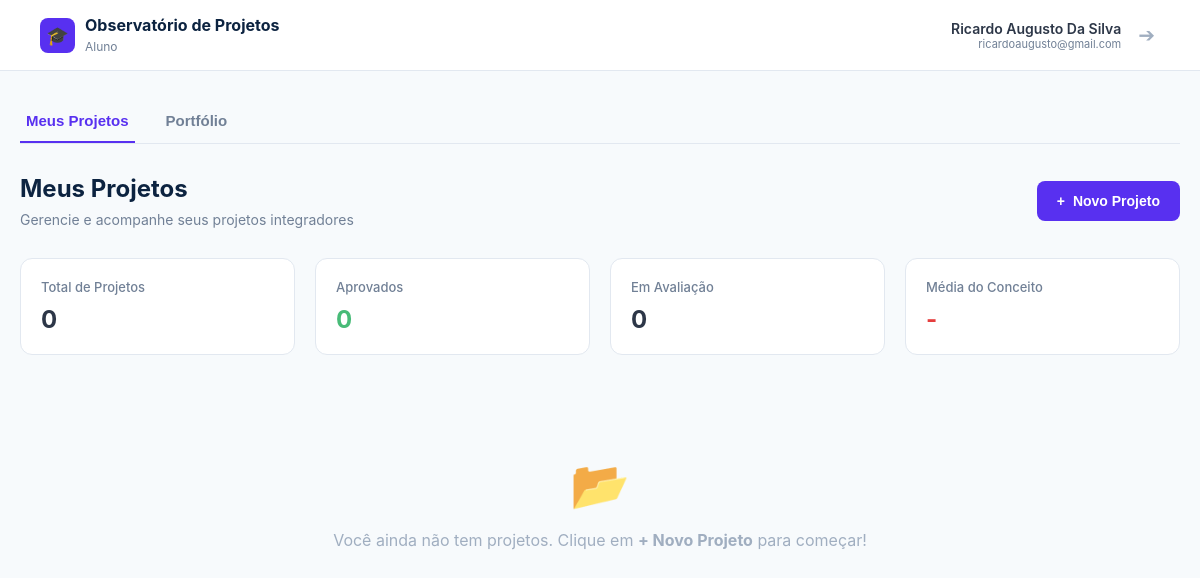
Before: /dashboard/ (signed in) with the older database file.
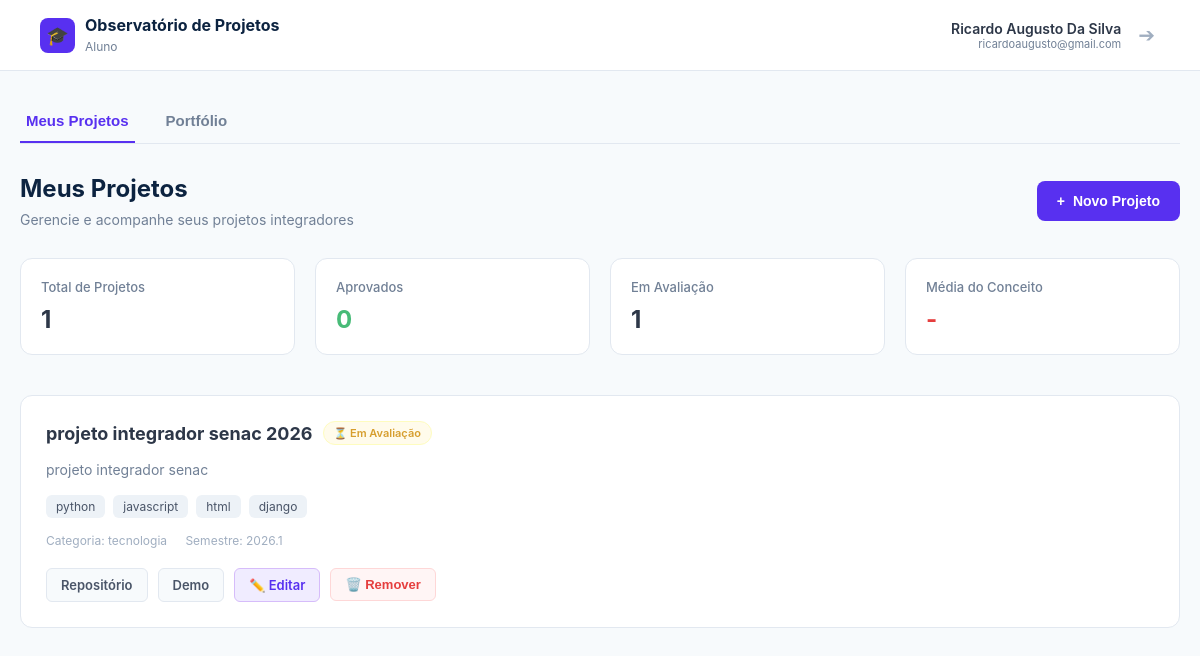
After: the same page with the newer database file.
### app_cadastro_projeto/models.py (models this page shows, shortened)
class PerfilUsuario(models.Model):
    OPCOES_PERFIL = [
        ('aluno', 'Aluno'),
        ('professor', 'Professor'),
        ('administracao', 'Administração'),
        ('empresa', 'Empresa'),
    ]
    user = models.OneToOneField(User, on_delete=models.CASCADE, related_name='perfil')
    tipo_usuario = models.CharField(max_length=20, choices=OPCOES_PERFIL, default='aluno')
    matricula = models.CharField(max_length=50, blank=True, null=True)
    telefone = models.CharField(max_length=20, blank=True, null=True)
    foto = models.ImageField(upload_to='fotos_perfil/', blank=True, null=True)
    bio = models.TextField(blank=True, null=True)
    ativo = models.BooleanField(default=True)
    criado_em = models.DateTimeField(auto_now_add=True)
    atualizado_em = models.DateTimeField(auto_now=True)
    class Meta:
        verbose_name = 'Perfil de Usuário'
        verbose_name_plural = 'Perfis de Usuários'
        ordering = ['-criado_em']
    @classmethod
    def buscar_por_usuario(cls, user):
        try:
            return cls.objects.get(user=user)
        except cls.DoesNotExist:
            return None

class ProjetoUsuario(models.Model):
    STATUS_CHOICES = [
        ('em_avaliacao', 'Em Avaliação'),
        ('aprovado', 'Aprovado'),
        ('reprovado', 'Reprovado'),
    ]
    usuario = models.ForeignKey(User, on_delete=models.CASCADE, related_name='projetos_usuario')
    titulo = models.CharField(max_length=200)
    descricao = models.TextField()
    categoria = models.CharField(max_length=100, blank=True)
    semestre = models.CharField(max_length=20, blank=True)
    nota = models.FloatField(blank=True, null=True)
    status = models.CharField(max_length=20, choices=STATUS_CHOICES, default='em_avaliacao')
    tags = models.CharField(max_length=200, blank=True, help_text='Separe por vírgula. Ex: React,Node.js')
    link_repositorio = models.URLField(blank=True, null=True)
    link_demo = models.URLField(blank=True, null=True)
    ativo = models.BooleanField(default=True)
    criado_em = models.DateTimeField(auto_now_add=True, null=True)
    atualizado_em = models.DateTimeField(auto_now=True, null=True)
    class Meta:
        ordering = ['-criado_em']
    def get_tags_lista(self):
        return [t.strip() for t in self.tags.split(',') if t.strip()]

### app_cadastro_projeto/views.py (the view)
# urls.py: path('dashboard/', views.dashboard, name='dashboard'),
@login_required(login_url='home')
def dashboard(request):
    projetos = ProjetoUsuario.objects.filter(usuario=request.user, ativo=True)
    total = projetos.count()
    aprovados = projetos.filter(status='aprovado').count()
    em_avaliacao = projetos.filter(status='em_avaliacao').count()
    notas = [p.nota for p in projetos if p.nota is not None]
    media_numerica = sum(notas) / len(notas) if notas else 0
    conceito_final = obter_conceito(media_numerica) if notas else '-'
    perfil = PerfilUsuario.buscar_por_usuario(request.user)
    contexto = {
        'usuario': request.user,
        'perfil': perfil,
        'projetos': projetos,
        'total': total,
        'aprovados': aprovados,
        'em_avaliacao': em_avaliacao,
        'media_conceito': conceito_final,
    }
    return render(request, 'usuarios/dashboard.html', contexto)

### app_cadastro_projeto/templates/usuarios/dashboard.html (shortened to what this page needs)
<!DOCTYPE html>
<html lang="pt-br">
<head>
</head>
<body>
<nav class="navbar">
    <div class="brand">
        <div class="brand-icon">🎓</div>
        <div class="brand-text">
            <h1>Observatório de Projetos</h1>
            <span>{{ perfil.get_tipo_usuario_display|default:"Aluno" }}</span>
        </div>
    </div>
    <div class="user-menu">
        <div class="user-info">
            <p class="user-name">{{ usuario.first_name|default:"Usuário" }}</p>
            <p class="user-role">{{ usuario.email }}</p>
        </div>
        <a href="{% url 'logout' %}" class="btn-logout" title="Sair">➔</a>
    </div>
</nav>
<div class="container">
    <div class="tabs">
        <button class="tab active" onclick="mostrarAba('projetos', this)">Meus Projetos</button>
        <button class="tab" onclick="mostrarAba('portfolio', this)">Portfólio</button>
    </div>
    <div id="aba-projetos" class="section active">
        <div class="dashboard-header">
            <div>
                <h2>Meus Projetos</h2>
                <p>Gerencie e acompanhe seus projetos integradores</p>
            </div>
            <button class="btn-novo-projeto" onclick="abrirModal('modalProjeto')">
                <span>+</span> Novo Projeto
            </button>
        </div>
        <div class="metrics-grid">
            <div class="metric-card">
                <div class="metric-title">Total de Projetos</div>
                <div class="metric-value">{{ total }}</div>
            </div>
            <div class="metric-card">
                <div class="metric-title">Aprovados</div>
                <div class="metric-value green">{{ aprovados }}</div>
            </div>
            <div class="metric-card">
                <div class="metric-title">Em Avaliação</div>
                <div class="metric-value">{{ em_avaliacao }}</div>
            </div>
            <div class="metric-card">
                <div class="metric-title">Média do Conceito</div>
                <div class="metric-value
                    {% if media_conceito == 'Excelente' %}conceito-excelente
                    {% elif media_conceito == 'Bom' %}conceito-bom
                    {% elif media_conceito == 'Suficiente' %}conceito-suficiente
                    {% else %}conceito-insuficiente{% endif %}">
                    {{ media_conceito }}
                </div>
            </div>
        </div>
        {% if projetos %}
            {% for projeto in projetos %}
            <div class="project-card">
                <div class="project-info">
                    <div class="project-title-row">
                        <h3 class="project-title">{{ projeto.titulo }}</h3>
                        {% if projeto.status == 'aprovado' %}
                            <span class="badge-aprovado">✓ Aprovado</span>
                        {% elif projeto.status == 'em_avaliacao' %}
                            <span class="badge-avaliacao">⏳ Em Avaliação</span>
                        {% else %}
                            <span class="badge-reprovado">✗ Reprovado</span>
                        {% endif %}
                    </div>
                    <p class="project-description">{{ projeto.descricao }}</p>
                    {% if projeto.get_tags_lista %}
                    <div class="tags-row">
                        {% for tag in projeto.get_tags_lista %}
                            <span class="tag">{{ tag }}</span>
                        {% endfor %}
                    </div>
                    {% endif %}
                    <div class="meta-row">
                        {% if projeto.categoria %}<span>Categoria: {{ projeto.categoria }}</span>{% endif %}
                        {% if projeto.semestre %}<span>Semestre: {{ projeto.semestre }}</span>{% endif %}
                    </div>
                    <div class="project-actions">
                        {% if projeto.link_repositorio %}
                            <a href="{{ projeto.link_repositorio }}" target="_blank" class="btn-action">Repositório</a>
                        {% endif %}
                        {% if projeto.link_demo %}
                            <a href="{{ projeto.link_demo }}" target="_blank" class="btn-action">Demo</a>
                        {% endif %}
                        <a href="{% url 'editar_projeto' projeto.id %}" class="btn-action primary">✏️ Editar</a>
                        <form method="POST" action="{% url 'deletar_projeto' projeto.id %}" style="display:inline;" onsubmit="return confirm('Remover este projeto?')">
                            <button type="submit" class="btn-action danger">🗑️ Remover</button>
                        </form>
                    </div>
                </div>
            </div>
            {% endfor %}
        {% else %}
            <div class="empty-state">
                <div class="icon">📂</div>
                <p>Você ainda não tem projetos. Clique em <strong>+ Novo Projeto</strong> para começar!</p>
            </div>
        {% endif %}
    </div>
</div>
</body>
</html>

### app_cadastro_projeto/templates/usuarios/dashboard.html (style rules this page uses)
body { font-family: -apple-system, BlinkMacSystemFont, "Segoe UI", Roboto, sans-serif; background-color: #f7fafc; margin: 0; padding: 0; }
.navbar { background-color: white; border-bottom: 1px solid #e2e8f0; padding: 15px 40px; display: flex; justify-content: space-between; align-items: center; }
.brand { display: flex; align-items: center; gap: 10px; }
.brand-icon { background-color: #5830f0; color: white; width: 35px; height: 35px; border-radius: 8px; display: flex; justify-content: center; align-items: center; font-size: 18px; }
.brand-text h1 { font-size: 16px; color: #0c2340; margin: 0; font-weight: 700; }
.brand-text span { font-size: 12px; color: #718096; }
.user-menu { display: flex; align-items: center; gap: 12px; }
.user-info { text-align: right; }
.user-name { font-size: 14px; font-weight: 600; color: #2d3748; margin: 0; }
.user-role { font-size: 11px; color: #718096; margin: 0; }
.btn-logout { background: none; border: none; color: #a0aec0; cursor: pointer; font-size: 20px; padding: 5px; text-decoration: none; }
.container { max-width: 1200px; margin: 0 auto; padding: 40px 20px; }
.tabs { display: flex; gap: 25px; border-bottom: 1px solid #e2e8f0; margin-bottom: 30px; }
.tab { padding-bottom: 12px; font-size: 15px; font-weight: 600; color: #718096; text-decoration: none; border-bottom: 2px solid transparent; cursor: pointer; background: none; border-left: none; border-right: none; border-top: none; }
.tab.active { color: #5830f0; border-bottom: 2px solid #5830f0; }
.dashboard-header { display: flex; justify-content: space-between; align-items: center; margin-bottom: 30px; }
.dashboard-header h2 { font-size: 24px; color: #0c2340; margin: 0 0 8px 0; }
.dashboard-header p { font-size: 14px; color: #718096; margin: 0; }
.btn-novo-projeto { background-color: #5830f0; color: white; border: none; border-radius: 8px; padding: 12px 20px; font-weight: 600; font-size: 14px; cursor: pointer; display: flex; align-items: center; gap: 8px; }
.metrics-grid { display: grid; grid-template-columns: repeat(4, 1fr); gap: 20px; margin-bottom: 40px; }
.metric-card { background: white; border: 1px solid #e2e8f0; border-radius: 12px; padding: 20px; }
.metric-title { font-size: 13px; color: #718096; font-weight: 500; margin-bottom: 10px; }
.metric-value { font-size: 24px; font-weight: 700; color: #2d3748; }
.metric-value.green { color: #48bb78; }
.conceito-insuficiente { color: #e53e3e; }
.project-card { background: white; border: 1px solid #e2e8f0; border-radius: 12px; padding: 25px; margin-bottom: 20px; }
.project-info { max-width: 100%; }
.project-title-row { display: flex; align-items: center; gap: 10px; margin-bottom: 10px; }
.project-title { font-size: 18px; font-weight: 700; color: #2d3748; margin: 0; }
.badge-avaliacao { background-color: #fffbeb; color: #d69e2e; font-size: 11px; font-weight: 600; padding: 4px 10px; border-radius: 20px; border: 1px solid #fefcbf; }
.project-description { font-size: 14px; color: #718096; line-height: 1.5; margin-bottom: 15px; }
.tags-row { display: flex; gap: 8px; margin-bottom: 15px; flex-wrap: wrap; }
.tag { background-color: #edf2f7; color: #4a5568; font-size: 12px; padding: 4px 10px; border-radius: 6px; }
.meta-row { font-size: 12px; color: #a0aec0; margin-bottom: 5px; }
.meta-row span { margin-right: 15px; }
.project-actions { margin-top: 20px; display: flex; gap: 10px; flex-wrap: wrap; }
.btn-action { background-color: #f7fafc; border: 1px solid #e2e8f0; color: #4a5568; padding: 8px 14px; border-radius: 6px; font-size: 13px; font-weight: 600; cursor: pointer; text-decoration: none; }
.btn-action.primary { background-color: #f0ecff; color: #5830f0; border-color: #d6bcfa; }
.btn-action.danger { background-color: #fff5f5; color: #e53e3e; border-color: #fed7d7; }
.section { display: none; }
.section.active { display: block; }

Changed rows visible on the page:
added ProjetoUsuario: titulo "projeto integrador senac 2026", status "⏳ Em Avaliação", descricao "projeto integrador senac", get_tags_lista "python" "javascript" "html" "django", categoria "tecnologia", semestre "2026.1"
Other visible differences:
{{ total }}: "0" → "1"
{{ em_avaliacao }}: "0" → "1"
text no longer shown: "📂 Você ainda não tem projetos. Clique em + Novo Projeto para começar!"
